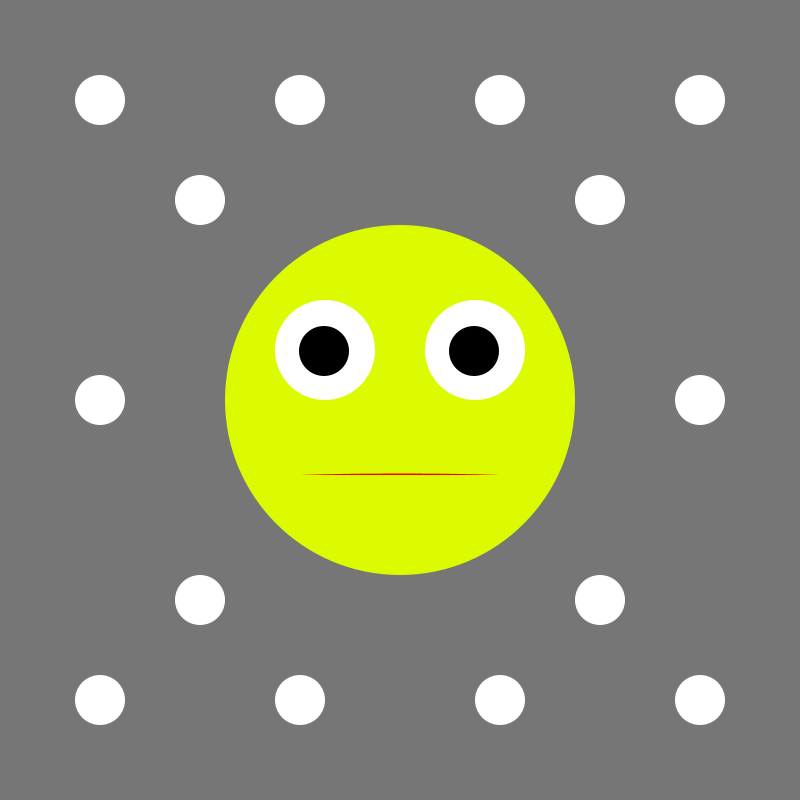
Frame 1 (no input)
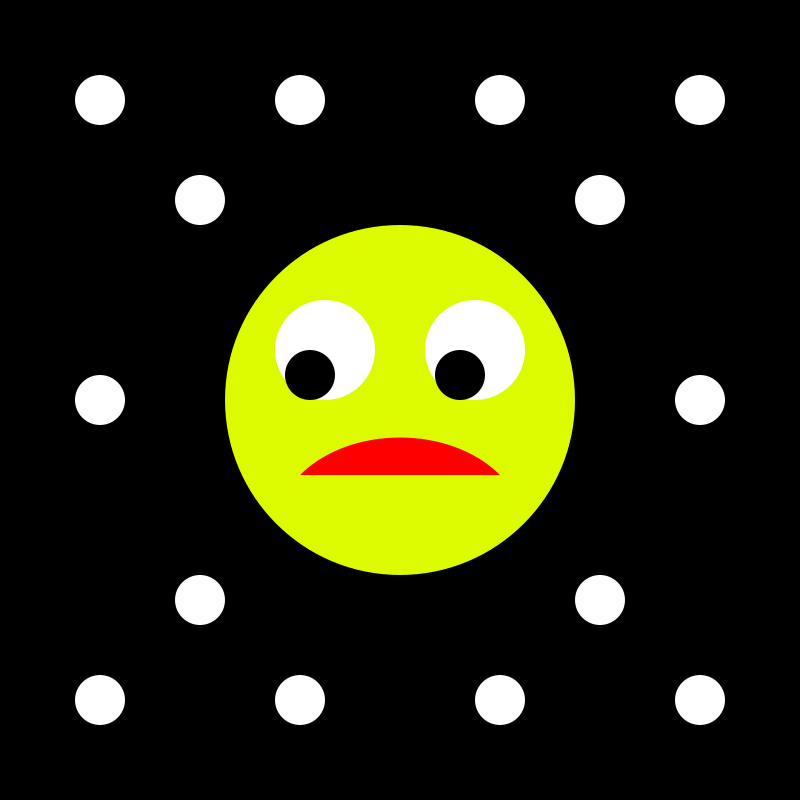
Frame 60 (the mouse pressed at the canvas centre just before this capture)
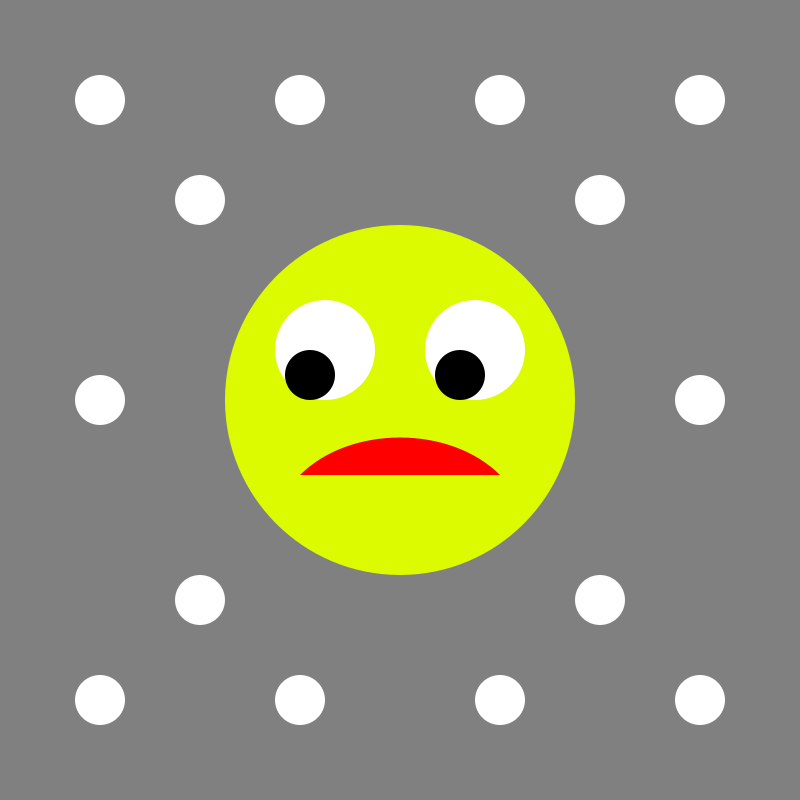
Frame 120 (the mouse held since frame 60 and released just before this capture)

The Processing sketch that drew these frames (run headless with seeded random() and noise(); from frame 60 on, the mouse is pressed at the canvas centre):

// Processing sketch: processing_6311
// ── processing_6311.pde

//movement
float xpos;
float ypos;
//Eyes1 
float m1=325;
float m2=350;
//Eyes2
float m3=475;
float m4=350;
//Background color
float c1=128;
//Bezier
float x1=300;
float x2=500;
float zx1=350;
float zy1=475;
float zx2=450;
float zy2=475;
float y1=475;
float y2=y1;

void setup ()
{
  size (800,800);
  background (128);
  smooth();
  noStroke();
  frameRate(45);

  
}

void draw ()
{
  //setting_____________________________
  background(128);
  xpos=mouseX;
  ypos=mouseY;
  
 //Eyes up_______________________________
  if (ypos < 400) 
  { m2=m2+1;
    m4=m4+1;}
  
  if (m2 < 325)
  { m2=325;
    m4=325;}
   //Eyes left______________________________
  if (xpos<400)
  { m1=m1-1;
    m3=m3-1;}
  
  if (m1<310)
  { m1=310;
    m3=460;}
  //Eyes down________________________________
  if (ypos > 400)
  { m2=m2-1;
    m4=m4-1;}
 
   if (m2> 375)
  { m2=375;
    m4=375;}
  //Eyes right________________________________
  if (xpos> 400)
  { m1=m1+1;
    m3=m3+1;}
  
  if (m3>490)
  { m1=340;
    m3=490;}
    
  //Mouth______________________________________
  if (ypos<400)
  {zy1=zy1-2;
   zy2=zy2-2;}
   
   if (zy1>575)
   {zy1=575;
    zy2=575;}
  
  if (ypos>400)
  {zy1=zy1+2;
   zy2=zy2+2;}
   
   if (zy1< 425)
   {zy1=425;
    zy2=425;}
  
  //background__________________________________
  if(ypos>400)
  {c1=c1+10;
   background (c1);}
  
  if(ypos<400)
  {c1=c1-10;
   background (c1);}
 
  //face_________________________________________
  ellipseMode(CENTER);
  fill (220,250,0);
  ellipse (400,400,350,350);
  fill (255);
  ellipse (325,350,100,100);
  ellipse (475,350,100,100);
  fill (0);
  ellipse (m1,m2,50,50);
  ellipse (m3,m4,50,50);
  strokeWeight(5);
  fill(255,0,0);
  bezier (x1, y1, zx1, zy1, zx2, zy2, x2, y2);
  
  //Snowflakes
  fill(255);
  ellipse (100,100,50,50);
  ellipse (200,200,50,50);
  ellipse (300,100,50,50);
  ellipse (100,400,50,50);
  ellipse (700,400,50,50);
  ellipse (700,100,50,50);
  ellipse (500,100,50,50);
  ellipse (600,200,50,50);
  ellipse (700,700,50,50);
  ellipse (500,700,50,50);
  ellipse (600,600,50,50);
  ellipse (100,700,50,50);
  ellipse (300,700,50,50);
  ellipse (200,600,50,50);
  //flowers
  if(c1>240)
  {
    //Flower 1
   fill(random(255),random(255),random(255));
    ellipse (120,100,100,50);
    ellipse (80,100,100,50);
    ellipse (100,80,50,100);
    ellipse (100,120,50,100);
    ellipse (120,120,50,50);
    ellipse (120,80,50,50);
    ellipse (80,120,50,50);
    ellipse (80,80,50,50);
    fill(255,20,20);
    ellipse (100,100,50,50);
    //Flower2
    fill(random(255),random(255),random(255));
    ellipse (220,200,100,50);
    ellipse (180,200,100,50);
    ellipse (200,180,50,100);
    ellipse (200,220,50,100);
    ellipse (220,220,50,50);
    ellipse (220,180,50,50);
    ellipse (180,220,50,50);
    ellipse (180,180,50,50);
    fill(255,20,20);
    ellipse (200,200,50,50);
    //flower3
    fill(random(255),random(255),random(255));
    ellipse (320,100,100,50);
    ellipse (280,100,100,50);
    ellipse (300,80,50,100);
    ellipse (300,120,50,100);
    ellipse (320,120,50,50);
    ellipse (320,80,50,50);
    ellipse (280,120,50,50);
    ellipse (280,80,50,50);
    fill(255,20,20);
    ellipse (300,100,50,50);
    //Flower4
    fill(random(255),random(255),random(255));
    ellipse (120,400,100,50);
    ellipse (80,400,100,50);
    ellipse (100,380,50,100);
    ellipse (100,420,50,100);
    ellipse (120,420,50,50);
    ellipse (120,380,50,50);
    ellipse (80,420,50,50);
    ellipse (80,380,50,50);
    fill(255,20,20);
    ellipse (100,400,50,50);
    //Flower5
     fill(random(255),random(255),random(255));
    ellipse (720,400,100,50);
    ellipse (680,400,100,50);
    ellipse (700,380,50,100);
    ellipse (700,420,50,100);
    ellipse (720,420,50,50);
    ellipse (720,380,50,50);
    ellipse (680,420,50,50);
    ellipse (680,380,50,50);
    fill(255,20,20);
    ellipse (700,400,50,50);
    //Flower6
    fill(random(255),random(255),random(255));
    ellipse (720,100,100,50);
    ellipse (680,100,100,50);
    ellipse (700,80,50,100);
    ellipse (700,120,50,100);
    ellipse (720,120,50,50);
    ellipse (720,80,50,50);
    ellipse (680,120,50,50);
    ellipse (680,80,50,50);
    fill(255,20,20);
    ellipse (700,100,50,50);
    //Flower7
     fill(random(255),random(255),random(255));
    ellipse (520,100,100,50);
    ellipse (480,100,100,50);
    ellipse (500,80,50,100);
    ellipse (500,120,50,100);
    ellipse (520,120,50,50);
    ellipse (520,80,50,50);
    ellipse (480,120,50,50);
    ellipse (480,80,50,50);
    fill(255,20,20);
    ellipse (500,100,50,50);
    //Flower8
     fill(random(255),random(255),random(255));
    ellipse (620,200,100,50);
    ellipse (580,200,100,50);
    ellipse (600,180,50,100);
    ellipse (600,220,50,100);
    ellipse (620,220,50,50);
    ellipse (620,180,50,50);
    ellipse (580,220,50,50);
    ellipse (580,180,50,50);
    fill(255,20,20);
    ellipse (600,200,50,50);
    //Flower9
    fill(random(255),random(255),random(255));
    ellipse (720,700,100,50);
    ellipse (680,700,100,50);
    ellipse (700,680,50,100);
    ellipse (700,720,50,100);
    ellipse (720,720,50,50);
    ellipse (720,680,50,50);
    ellipse (680,720,50,50);
    ellipse (680,680,50,50);
    fill(255,20,20);
    ellipse (700,700,50,50);
    //Flower10
     fill(random(255),random(255),random(255));
    ellipse (520,700,100,50);
    ellipse (480,700,100,50);
    ellipse (500,680,50,100);
    ellipse (500,720,50,100);
    ellipse (520,720,50,50);
    ellipse (520,680,50,50);
    ellipse (480,720,50,50);
    ellipse (480,680,50,50);
    fill(255,20,20);
    ellipse (500,700,50,50);
    //Flower11
     fill(random(255),random(255),random(255));
    ellipse (620,600,100,50);
    ellipse (580,600,100,50);
    ellipse (600,580,50,100);
    ellipse (600,620,50,100);
    ellipse (620,620,50,50);
    ellipse (620,580,50,50);
    ellipse (580,620,50,50);
    ellipse (580,580,50,50);
    fill(255,20,20);
    ellipse (600,600,50,50);
    //Flower12
    fill(random(255),random(255),random(255));
    ellipse (120,700,100,50);
    ellipse (80,700,100,50);
    ellipse (100,680,50,100);
    ellipse (100,720,50,100);
    ellipse (120,720,50,50);
    ellipse (120,680,50,50);
    ellipse (80,720,50,50);
    ellipse (80,680,50,50);
    fill(255,20,20);
    ellipse (100,700,50,50);
    //Flower13
     fill(random(255),random(255),random(255));
    ellipse (320,700,100,50);
    ellipse (280,700,100,50);
    ellipse (300,680,50,100);
    ellipse (300,720,50,100);
    ellipse (320,720,50,50);
    ellipse (320,680,50,50);
    ellipse (280,720,50,50);
    ellipse (280,680,50,50);
    fill(255,20,20);
    ellipse (300,700,50,50);
    //Flower14
     fill(random(255),random(255),random(255));
    ellipse (220,600,100,50);
    ellipse (180,600,100,50);
    ellipse (200,580,50,100);
    ellipse (200,620,50,100);
    ellipse (220,620,50,50);
    ellipse (220,580,50,50);
    ellipse (180,620,50,50);
    ellipse (180,580,50,50);
    fill(255,20,20);
    ellipse (200,600,50,50);
 
  }
    
}
